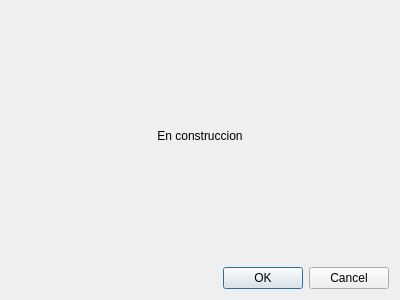
<?xml version="1.0" encoding="UTF-8"?>
<ui version="4.0">
 <class>DlgNotImplemented</class>
 <widget class="QDialog" name="DlgNotImplemented">
  <property name="geometry">
   <rect>
    <x>0</x>
    <y>0</y>
    <width>400</width>
    <height>300</height>
   </rect>
  </property>
  <property name="windowTitle">
   <string>Dialog</string>
  </property>
  <layout class="QVBoxLayout" name="verticalLayout">
   <item>
    <widget class="QLabel" name="label">
     <property name="text">
      <string>En construccion</string>
     </property>
     <property name="alignment">
      <set>Qt::AlignCenter</set>
     </property>
    </widget>
   </item>
   <item>
    <widget class="QDialogButtonBox" name="buttonBox">
     <property name="orientation">
      <enum>Qt::Horizontal</enum>
     </property>
     <property name="standardButtons">
      <set>QDialogButtonBox::Cancel|QDialogButtonBox::Ok</set>
     </property>
    </widget>
   </item>
  </layout>
 </widget>
 <resources/>
 <connections>
  <connection>
   <sender>buttonBox</sender>
   <signal>accepted()</signal>
   <receiver>DlgNotImplemented</receiver>
   <slot>accept()</slot>
   <hints>
    <hint type="sourcelabel">
     <x>248</x>
     <y>254</y>
    </hint>
    <hint type="destinationlabel">
     <x>157</x>
     <y>274</y>
    </hint>
   </hints>
  </connection>
  <connection>
   <sender>buttonBox</sender>
   <signal>rejected()</signal>
   <receiver>DlgNotImplemented</receiver>
   <slot>reject()</slot>
   <hints>
    <hint type="sourcelabel">
     <x>316</x>
     <y>260</y>
    </hint>
    <hint type="destinationlabel">
     <x>286</x>
     <y>274</y>
    </hint>
   </hints>
  </connection>
 </connections>
</ui>
